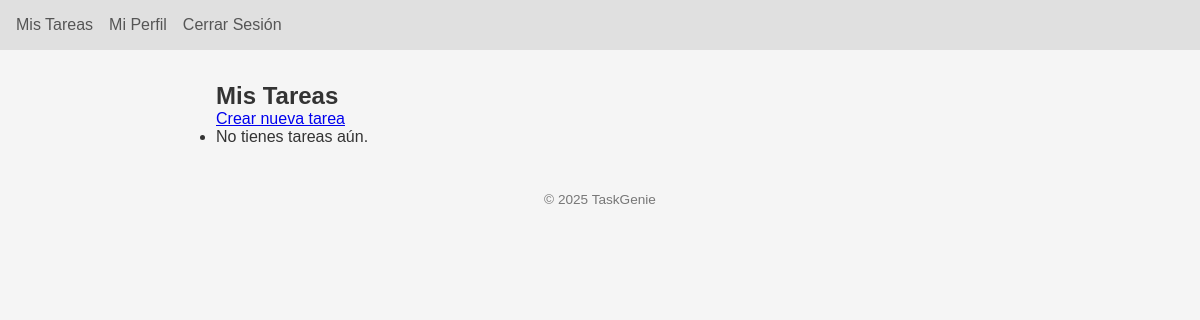
The page /tareas/ (signed in) on the database as committed earlier.
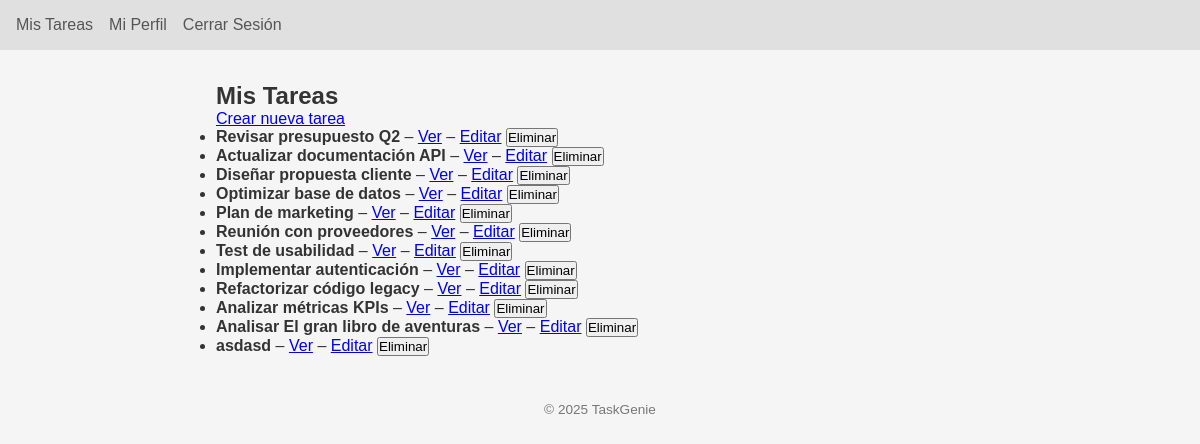
The same page on the database as committed later.
### app/models.py (models this page shows, shortened)
class Tarea(db.Model):
    __tablename__ = "tareas"
    id               = db.Column(db.Integer, primary_key=True)
    titulo           = db.Column(db.String(100), nullable=False)
    descripcion      = db.Column(db.Text, nullable=True)
    completada       = db.Column(db.Boolean, default=False)
    fecha_creacion   = db.Column(db.Date, default=date.today)
    fecha_entrega    = db.Column(db.Date, nullable=True)
    user_id          = db.Column(db.Integer, db.ForeignKey("usuarios.id"), nullable=False)
    importancia_id   = db.Column(db.String(2), db.ForeignKey("tb_importancia.cod_id"), nullable=True)
    estado_id        = db.Column(db.String(2), db.ForeignKey("tb_estado_tarea.cod_id"), nullable=True)
    asignado_a_id    = db.Column(db.Integer, db.ForeignKey("usuarios.id"), nullable=True)
    calificacion_id  = db.Column(db.Integer, db.ForeignKey("tb_tarea_calificada.cod_id_califica"), nullable=True)
    usuario        = db.relationship(
        "Usuario",
        foreign_keys=[user_id],
        back_populates="tareas_creadas"
    )
    asignado_a     = db.relationship(
        "Usuario",
        foreign_keys=[asignado_a_id],
        back_populates="tareas_recibidas"
    )
    importancia    = db.relationship(
        "Importancia",
        back_populates="tareas"
    )
    estado         = db.relationship(
        "EstadoTarea",
        back_populates="tareas"
    )
    calificaciones = db.relationship(
        "TareaCalificada",
        back_populates="tarea",
        cascade="all, delete-orphan",
        foreign_keys="[TareaCalificada.cod_id_tarea]"
    )

### app/blueprints/tareas/routes.py (the view)
@tareas_bp.route("/", methods=["GET"])
@login_required
def listado():
    if current_user.rol == RolEnum.ALUMNO:
        tareas = Tarea.query.filter_by(asignado_a_id=current_user.id).all()
    else:
        tareas = Tarea.query.filter_by(user_id=current_user.id).all()
    return render_template("tareas/listado.html", tareas=tareas)

### app/extensions.py (called while the page is built)
@login_manager.user_loader
def load_user(user_id: str):
    from app.models import Usuario
    return db.session.get(Usuario, int(user_id))

### app/blueprints/tareas/templates/tareas/listado.html (shortened to what this page needs)
 {% extends
'base.html' %} {% block title %}Mis Tareas{% endblock %} {% block content %}
<h2>Mis Tareas</h2>
<p><a href="{{ url_for('tareas.nueva') }}">Crear nueva tarea</a></p>
<ul>
  {% for t in tareas %}
  <li>
    <strong>{{ t.titulo }}</strong>
    {% if t.completada %}(Completada){% endif %} –
    <a href="{{ url_for('tareas.detalle', tarea_id=t.id) }}">Ver</a> –
    <a href="{{ url_for('tareas.editar', tarea_id=t.id) }}">Editar</a>
    <form
      action="{{ url_for('tareas.eliminar', tarea_id=t.id) }}"
      method="post"
      style="display: inline"
    >
      <button type="submit">Eliminar</button>
    </form>
  </li>
  {% else %}
  <li>No tienes tareas aún.</li>
  {% endfor %}
</ul>
{% endblock %}

### app/templates/base.html (shortened to what this page needs)
<!DOCTYPE html>
<html lang="es">
  <head>
    <link
      rel="stylesheet"
      href="{{ url_for('static', filename='css/style.css') }}"
    />
  </head>
  <body>
     {% if
    request.endpoint not in ['auth.login', 'auth.registro'] %}
    <header>
      <nav>
        {% if not current_user.is_authenticated %}
        <a href="{{ url_for('auth.login') }}">Ingresar</a>
          {% elif current_user.rol.name == 'PROFESOR' %}</span
        <span style="color: green">
          <a href="{{ url_for('profe.listado') }}">Mis Tareas</a></span
        >
        <span style="color: green">
          <a href="{{ url_for('perfil.index') }}">Mi Perfil</a></span
        >
        <span style="color: green">
          <a href="{{ url_for('auth.logout') }}">Cerrar Sesión</a></span
        >
        {% endif %}
      </nav>
    </header>
    {% endif %}
    <main>
       {% block content %}{% endblock %}
    </main>
    <footer>
      <p>&copy; 2025 TaskGenie</p>
    </footer>
  </body>
</html>

### app/static/css/style.css (style rules this page uses)
:root { --bg: #f5f5f5; --nav-bg: #e0e0e0; --text: #333; --link: #555; --link-hover: #000; --flash-info: #d9edf7; --flash-success: #dff0d8; --flash-danger: #f2dede; --flash-warning: #fcf8e3; }
* { margin: 0; padding: 0; box-sizing: border-box; font-family: Arial, sans-serif; }
body { background: var(--bg); color: var(--text); }
header { background: var(--nav-bg); padding: 1em; }
nav { display: flex; gap: 1em; }
nav a { color: var(--link); text-decoration: none; font-weight: 500; }
main { max-width: 800px; margin: 2em auto; padding: 0 1em; }
footer { text-align: center; padding: 1em; font-size: 0.85em; color: #777; }

Rows that differ between the two databases and show on the page:
added Tarea: titulo "Revisar presupuesto Q2"
added Tarea: titulo "Actualizar documentación API"
added Tarea: titulo "Diseñar propuesta cliente"
added Tarea: titulo "Optimizar base de datos"
added Tarea: titulo "Plan de marketing"
added Tarea: titulo "Reunión con proveedores"
added Tarea: titulo "Test de usabilidad"
added Tarea: titulo "Implementar autenticación"
added Tarea: titulo "Refactorizar código legacy"
added Tarea: titulo "Analizar métricas KPIs"
added Tarea: titulo "Analisar El gran libro de aventuras"
added Tarea: titulo "asdasd"
Other text that changed with them:
text no longer shown: "No tienes tareas aún."
